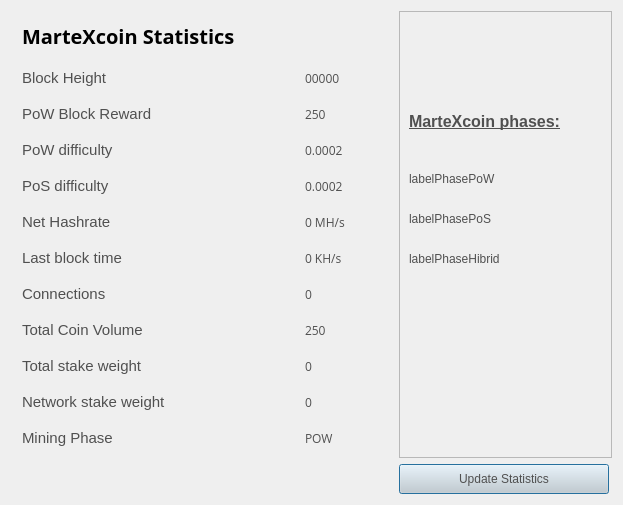
<?xml version="1.0" encoding="UTF-8"?>
<ui version="4.0">
 <class>StatisticsPage</class>
 <widget class="QWidget" name="StatisticsPage">
  <property name="windowModality">
   <enum>Qt::NonModal</enum>
  </property>
  <property name="geometry">
   <rect>
    <x>0</x>
    <y>0</y>
    <width>623</width>
    <height>505</height>
   </rect>
  </property>
  <property name="windowTitle">
   <string>Digging</string>
  </property>
  <property name="styleSheet">
   <string notr="true">color:#505050;
font-family:'Open Sans,sans-serif';</string>
  </property>
  <layout class="QGridLayout" name="gridLayout">
   <property name="sizeConstraint">
    <enum>QLayout::SetMaximumSize</enum>
   </property>
   <item row="1" column="0">
    <spacer name="verticalSpacer">
     <property name="orientation">
      <enum>Qt::Vertical</enum>
     </property>
     <property name="sizeHint" stdset="0">
      <size>
       <width>20</width>
       <height>40</height>
      </size>
     </property>
    </spacer>
   </item>
   <item row="0" column="1">
    <widget class="QFrame" name="frame">
     <property name="minimumSize">
      <size>
       <width>213</width>
       <height>0</height>
      </size>
     </property>
     <property name="frameShape">
      <enum>QFrame::StyledPanel</enum>
     </property>
     <property name="frameShadow">
      <enum>QFrame::Raised</enum>
     </property>
     <widget class="QLabel" name="label">
      <property name="geometry">
       <rect>
        <x>10</x>
        <y>70</y>
        <width>191</width>
        <height>81</height>
       </rect>
      </property>
      <property name="text">
       <string>&lt;html&gt;&lt;head/&gt;&lt;body&gt;&lt;p&gt;&lt;span style=&quot; font-size:12pt; font-weight:600; text-decoration: underline;&quot;&gt;MarteXcoin phases:&lt;/span&gt;&lt;/p&gt;&lt;/body&gt;&lt;/html&gt;</string>
      </property>
     </widget>
     <widget class="QLabel" name="labelPhasePoW">
      <property name="geometry">
       <rect>
        <x>10</x>
        <y>160</y>
        <width>191</width>
        <height>16</height>
       </rect>
      </property>
      <property name="text">
       <string>labelPhasePoW</string>
      </property>
     </widget>
     <widget class="QLabel" name="labelPhasePoS">
      <property name="geometry">
       <rect>
        <x>10</x>
        <y>200</y>
        <width>191</width>
        <height>16</height>
       </rect>
      </property>
      <property name="text">
       <string>labelPhasePoS</string>
      </property>
     </widget>
     <widget class="QLabel" name="labelPhaseHibrid">
      <property name="geometry">
       <rect>
        <x>10</x>
        <y>240</y>
        <width>191</width>
        <height>16</height>
       </rect>
      </property>
      <property name="text">
       <string>labelPhaseHibrid</string>
      </property>
     </widget>
    </widget>
   </item>
   <item row="0" column="0">
    <widget class="QFrame" name="gridFrame_2">
     <layout class="QGridLayout" name="gridLayout_4">
      <item row="1" column="0">
       <layout class="QHBoxLayout" name="horizontalLayout_4">
        <property name="spacing">
         <number>7</number>
        </property>
        <item>
         <widget class="QLabel" name="label_5">
          <property name="font">
           <font>
            <family>Open Sans,sans-serif</family>
           </font>
          </property>
          <property name="text">
           <string>&lt;html&gt;&lt;head/&gt;&lt;body&gt;&lt;p&gt;&lt;span style=&quot; font-size:20px; font-weight:600; color:#000000;&quot;&gt;MarteXcoin Statistics&lt;/span&gt;&lt;/p&gt;&lt;/body&gt;&lt;/html&gt;</string>
          </property>
         </widget>
        </item>
        <item>
         <spacer name="horizontalSpacer_2">
          <property name="orientation">
           <enum>Qt::Horizontal</enum>
          </property>
          <property name="sizeHint" stdset="0">
           <size>
            <width>40</width>
            <height>20</height>
           </size>
          </property>
         </spacer>
        </item>
       </layout>
      </item>
      <item row="2" column="0">
       <spacer name="verticalSpacer_2">
        <property name="orientation">
         <enum>Qt::Vertical</enum>
        </property>
        <property name="sizeHint" stdset="0">
         <size>
          <width>20</width>
          <height>40</height>
         </size>
        </property>
       </spacer>
      </item>
      <item row="3" column="0">
       <layout class="QFormLayout" name="formLayout_2">
        <property name="fieldGrowthPolicy">
         <enum>QFormLayout::FieldsStayAtSizeHint</enum>
        </property>
        <property name="horizontalSpacing">
         <number>139</number>
        </property>
        <property name="verticalSpacing">
         <number>18</number>
        </property>
        <property name="rightMargin">
         <number>0</number>
        </property>
        <item row="1" column="0">
         <widget class="QLabel" name="label_14">
          <property name="text">
           <string>&lt;html&gt;&lt;head/&gt;&lt;body&gt;&lt;p&gt;&lt;span style=&quot; font-size:11pt;&quot;&gt;Block Height&lt;/span&gt;&lt;/p&gt;&lt;/body&gt;&lt;/html&gt;</string>
          </property>
         </widget>
        </item>
        <item row="1" column="1">
         <widget class="QLabel" name="heightBox">
          <property name="font">
           <font>
            <family>Open Sans,sans-serif</family>
            <pointsize>9</pointsize>
           </font>
          </property>
          <property name="text">
           <string>00000</string>
          </property>
         </widget>
        </item>
        <item row="2" column="0">
         <widget class="QLabel" name="label_12">
          <property name="text">
           <string>&lt;html&gt;&lt;head/&gt;&lt;body&gt;&lt;p&gt;&lt;span style=&quot; font-size:11pt;&quot;&gt;PoW Block Reward&lt;/span&gt;&lt;/p&gt;&lt;/body&gt;&lt;/html&gt;</string>
          </property>
         </widget>
        </item>
        <item row="2" column="1">
         <widget class="QLabel" name="rewardBox">
          <property name="font">
           <font>
            <family>Open Sans,sans-serif</family>
            <pointsize>9</pointsize>
           </font>
          </property>
          <property name="text">
           <string>250</string>
          </property>
         </widget>
        </item>
        <item row="3" column="0">
         <widget class="QLabel" name="label_13">
          <property name="text">
           <string>&lt;html&gt;&lt;head/&gt;&lt;body&gt;&lt;p&gt;&lt;span style=&quot; font-size:11pt;&quot;&gt;PoW difficulty&lt;/span&gt;&lt;/p&gt;&lt;/body&gt;&lt;/html&gt;</string>
          </property>
         </widget>
        </item>
        <item row="3" column="1">
         <widget class="QLabel" name="diffBox">
          <property name="font">
           <font>
            <family>Open Sans,sans-serif</family>
            <pointsize>9</pointsize>
           </font>
          </property>
          <property name="text">
           <string>0.0002</string>
          </property>
         </widget>
        </item>
        <item row="4" column="0">
         <widget class="QLabel" name="label_9">
          <property name="text">
           <string>&lt;html&gt;&lt;head/&gt;&lt;body&gt;&lt;p&gt;&lt;span style=&quot; font-size:11pt;&quot;&gt;PoS difficulty&lt;/span&gt;&lt;/p&gt;&lt;/body&gt;&lt;/html&gt;</string>
          </property>
         </widget>
        </item>
        <item row="4" column="1">
         <widget class="QLabel" name="diffBox2">
          <property name="font">
           <font>
            <family>Open Sans,sans-serif</family>
            <pointsize>9</pointsize>
           </font>
          </property>
          <property name="text">
           <string>0.0002</string>
          </property>
         </widget>
        </item>
        <item row="5" column="1">
         <widget class="QLabel" name="pawrateBox">
          <property name="font">
           <font>
            <family>Open Sans,sans-serif</family>
            <pointsize>9</pointsize>
           </font>
          </property>
          <property name="text">
           <string>0 MH/s</string>
          </property>
         </widget>
        </item>
        <item row="6" column="0">
         <widget class="QLabel" name="label3_2">
          <property name="sizePolicy">
           <sizepolicy hsizetype="Preferred" vsizetype="Maximum">
            <horstretch>0</horstretch>
            <verstretch>0</verstretch>
           </sizepolicy>
          </property>
          <property name="text">
           <string>&lt;html&gt;&lt;head/&gt;&lt;body&gt;&lt;p&gt;&lt;span style=&quot; font-size:11pt;&quot;&gt;Last block time&lt;/span&gt;&lt;/p&gt;&lt;/body&gt;&lt;/html&gt;</string>
          </property>
         </widget>
        </item>
        <item row="6" column="1">
         <widget class="QLabel" name="localBox">
          <property name="font">
           <font>
            <family>Open Sans,sans-serif</family>
            <pointsize>9</pointsize>
           </font>
          </property>
          <property name="text">
           <string>0 KH/s</string>
          </property>
         </widget>
        </item>
        <item row="7" column="0">
         <widget class="QLabel" name="label1_2">
          <property name="text">
           <string>&lt;html&gt;&lt;head/&gt;&lt;body&gt;&lt;p&gt;&lt;span style=&quot; font-size:11pt;&quot;&gt;Connections&lt;/span&gt;&lt;/p&gt;&lt;/body&gt;&lt;/html&gt;</string>
          </property>
         </widget>
        </item>
        <item row="7" column="1">
         <widget class="QLabel" name="connectionBox">
          <property name="font">
           <font>
            <family>Open Sans,sans-serif</family>
            <pointsize>9</pointsize>
           </font>
          </property>
          <property name="text">
           <string>0</string>
          </property>
         </widget>
        </item>
        <item row="8" column="0">
         <widget class="QLabel" name="label_8">
          <property name="text">
           <string>&lt;html&gt;&lt;head/&gt;&lt;body&gt;&lt;p&gt;&lt;span style=&quot; font-size:11pt;&quot;&gt;Total Coin Volume&lt;/span&gt;&lt;/p&gt;&lt;/body&gt;&lt;/html&gt;</string>
          </property>
         </widget>
        </item>
        <item row="8" column="1">
         <widget class="QLabel" name="volumeBox">
          <property name="font">
           <font>
            <family>Open Sans,sans-serif</family>
            <pointsize>9</pointsize>
           </font>
          </property>
          <property name="text">
           <string>250</string>
          </property>
         </widget>
        </item>
        <item row="9" column="0">
         <widget class="QLabel" name="label_10">
          <property name="text">
           <string>&lt;html&gt;&lt;head/&gt;&lt;body&gt;&lt;p&gt;&lt;span style=&quot; font-size:11pt;&quot;&gt;Total stake weight&lt;/span&gt;&lt;/p&gt;&lt;/body&gt;&lt;/html&gt;</string>
          </property>
         </widget>
        </item>
        <item row="9" column="1">
         <widget class="QLabel" name="minBox">
          <property name="font">
           <font>
            <family>Open Sans,sans-serif</family>
            <pointsize>9</pointsize>
           </font>
          </property>
          <property name="text">
           <string>0</string>
          </property>
         </widget>
        </item>
        <item row="10" column="0">
         <widget class="QLabel" name="label_11">
          <property name="text">
           <string>&lt;html&gt;&lt;head/&gt;&lt;body&gt;&lt;p&gt;&lt;span style=&quot; font-size:11pt;&quot;&gt;Network stake weight&lt;/span&gt;&lt;/p&gt;&lt;/body&gt;&lt;/html&gt;</string>
          </property>
         </widget>
        </item>
        <item row="10" column="1">
         <widget class="QLabel" name="maxBox">
          <property name="font">
           <font>
            <family>Open Sans,sans-serif</family>
            <pointsize>9</pointsize>
           </font>
          </property>
          <property name="text">
           <string>0</string>
          </property>
         </widget>
        </item>
        <item row="11" column="0">
         <widget class="QLabel" name="label_15">
          <property name="text">
           <string>&lt;html&gt;&lt;head/&gt;&lt;body&gt;&lt;p&gt;&lt;span style=&quot; font-size:11pt;&quot;&gt;Mining Phase&lt;/span&gt;&lt;/p&gt;&lt;/body&gt;&lt;/html&gt;</string>
          </property>
         </widget>
        </item>
        <item row="11" column="1">
         <widget class="QLabel" name="cBox">
          <property name="font">
           <font>
            <family>Open Sans,sans-serif</family>
            <pointsize>9</pointsize>
           </font>
          </property>
          <property name="text">
           <string>POW</string>
          </property>
         </widget>
        </item>
        <item row="5" column="0">
         <widget class="QLabel" name="label_16">
          <property name="text">
           <string>&lt;html&gt;&lt;head/&gt;&lt;body&gt;&lt;p&gt;&lt;span style=&quot; font-size:11pt;&quot;&gt;Net Hashrate&lt;/span&gt;&lt;/p&gt;&lt;/body&gt;&lt;/html&gt;</string>
          </property>
         </widget>
        </item>
       </layout>
      </item>
     </layout>
    </widget>
   </item>
   <item row="1" column="1">
    <widget class="QPushButton" name="startButton">
     <property name="sizePolicy">
      <sizepolicy hsizetype="Fixed" vsizetype="Fixed">
       <horstretch>0</horstretch>
       <verstretch>0</verstretch>
      </sizepolicy>
     </property>
     <property name="minimumSize">
      <size>
       <width>210</width>
       <height>30</height>
      </size>
     </property>
     <property name="styleSheet">
      <string notr="true">background:lightgrey;</string>
     </property>
     <property name="text">
      <string>Update Statistics</string>
     </property>
     <property name="default">
      <bool>true</bool>
     </property>
    </widget>
   </item>
  </layout>
 </widget>
 <layoutdefault spacing="6" margin="11"/>
 <resources/>
 <connections/>
</ui>
